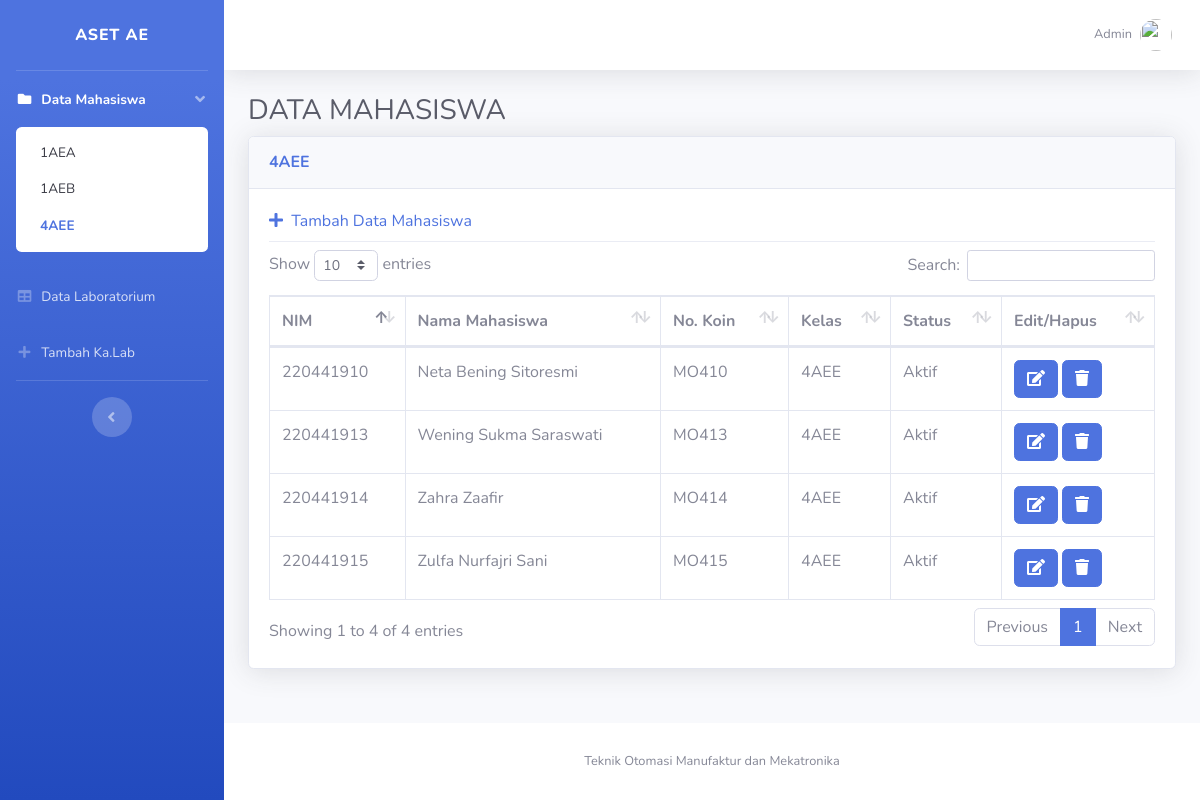
Page /kelas_4aee.php (signed in) on the committed database.
### tables this page shows
CREATE TABLE `mahasiswa` (
  `nim` varchar(9) NOT NULL,
  `nama_mhs` varchar(50) NOT NULL,
  `no_koin` varchar(6) NOT NULL,
  `kelas` varchar(4) NOT NULL,
  `status` varchar(15) NOT NULL
);

### kelas_4aee.php (the view, shortened to what this page needs)
<?php
include_once("config.php");
?>
<!DOCTYPE html>
<html lang="en">
<head>
  <link href="vendor/fontawesome-free/css/all.min.css" rel="stylesheet" type="text/css">
  <link href="css/sb-admin-2.min.css" rel="stylesheet">
  <link href="vendor/datatables/dataTables.bootstrap4.min.css" rel="stylesheet">
</head>
<body id="page-top">
  <div id="wrapper">
    <ul class="navbar-nav bg-gradient-primary sidebar sidebar-dark accordion" id="accordionSidebar">
      <a class="sidebar-brand d-flex align-items-center justify-content-center" href="kelas_1aea.php">
        <div class="sidebar-brand-text mx-3">Aset AE</div>
      </a>
      <hr class="sidebar-divider my-0">
      <li class="nav-item active">
        <a class="nav-link" href="#" data-toggle="collapse" data-target="#collapsePages" aria-expanded="true" aria-controls="collapsePages">
          <i class="fas fa-fw fa-folder"></i>
          <span>Data Mahasiswa</span>
        </a>
        <div id="collapsePages" class="collapse show" aria-labelledby="headingPages" data-parent="#accordionSidebar">
          <div class="bg-white py-2 collapse-inner rounded">
            <a class="collapse-item" href="admin.php">1AEA</a>
            <a class="collapse-item" href="kelas_1aeb.php">1AEB</a>
            <a class="collapse-item active" href="kelas_4aee.php">4AEE</a>
          </div>
        </div>
      </li>
      <li class="nav-item">
        <a class="nav-link" href="simpan_informatika.php">
          <i class="fas fa-fw fa-table"></i>
          <span>Data Laboratorium</span></a>
      </li>
      <li class="nav-item">
        <a class="nav-link" href="tambah_kalab.php">
          <i class="fas fa-fw fa-plus"></i>
          <span>Tambah Ka.Lab</span>
        </a>
      </li>
      <hr class="sidebar-divider d-none d-md-block">
      <div class="text-center d-none d-md-inline">
        <button class="rounded-circle border-0" id="sidebarToggle"></button>
      </div>
    </ul>
    <div id="content-wrapper" class="d-flex flex-column">
      <div id="content">
        <nav class="navbar navbar-expand navbar-light bg-white topbar mb-4 static-top shadow">
          <ul class="navbar-nav ml-auto">
            <li class="nav-item dropdown no-arrow">
              <a class="nav-link dropdown-toggle" href="#" id="userDropdown" role="button" data-toggle="dropdown" aria-haspopup="true" aria-expanded="false">
                <span class="mr-2 d-none d-lg-inline text-gray-600 small">Admin</span>
                <img class="img-profile rounded-circle" src="img/Black.png">
              </a>
            </li>
          </ul>
        </nav>
        <div class="container-fluid">
          <h1 class="h3 mb-2 text-gray-800">DATA MAHASISWA</h1>
          <div class="card shadow mb-4">
            <div class="card-header py-3">
              <h6 class="m-0 font-weight-bold text-primary">4AEE</h6>
            </div>
            <div class="card-body">
              <div class="table-responsive">
              <a href="tambah_mhs.php"><i class="fas fa-plus"></i>&nbsp;&nbsp;Tambah Data Mahasiswa</a>
              <div class="dropdown-divider"></div>
                <table class="table table-bordered" id="dataTable" width="100%" cellspacing="0">
                  <thead>
                    <tr>
                      <th>NIM</th>
                      <th>Nama Mahasiswa</th>
                      <th>No. Koin</th>
                      <th>Kelas</th>
                      <th>Status</th>
                      <th>Edit/Hapus</th>
                    </tr>
                  </thead>
                  <tbody>
                  <?php
                  $sql=mysqli_query($koneksi, "select * from mahasiswa where kelas='4AEE'");
                  while ($data=mysqli_fetch_array($sql))
                  {
                  ?>
                    <tr>
                      <td><?php echo $data['nim']; ?></td>
                      <td><?php echo $data['nama_mhs']; ?></td>
                      <td><?php echo $data['no_koin']; ?></td>
                      <td><?php echo $data['kelas']; ?></td>
                      <td><?php echo $data['status']; ?></td>
                      <td><a href="edit_mhs.php?nim=<?php echo $data['nim']; ?>">
                          <button class="btn btn-primary"><i class='fas fa-edit'></i></button>
                          </a>
                          <a href="sistem_hapus_mhs.php?nim=<?php echo $data['nim']; ?>">
                          <button class="btn btn-primary"><i class='fas fa-trash'></i></button>
                          </a>
                      </td>
                    </tr>
                  <?php } ?>
                  </tbody>
                </table>
              </div>
            </div>
          </div>
        </div>
      </div>
      <footer class="sticky-footer bg-white">
        <div class="container my-auto">
          <div class="copyright text-center my-auto">
            <span>Teknik Otomasi Manufaktur dan Mekatronika</span>
          </div>
        </div>
      </footer>
    </div>
  </div>
</body>
</html>

### rows in the picture
mahasiswa: nim "220441910", nama_mhs "Neta Bening Sitoresmi", no_koin "MO410", kelas "4AEE", status "Aktif"
mahasiswa: nim "220441913", nama_mhs "Wening Sukma Saraswati", no_koin "MO413", kelas "4AEE", status "Aktif"
mahasiswa: nim "220441914", nama_mhs "Zahra Zaafir", no_koin "MO414", kelas "4AEE", status "Aktif"
mahasiswa: nim "220441915", nama_mhs "Zulfa Nurfajri Sani", no_koin "MO415", kelas "4AEE", status "Aktif"
